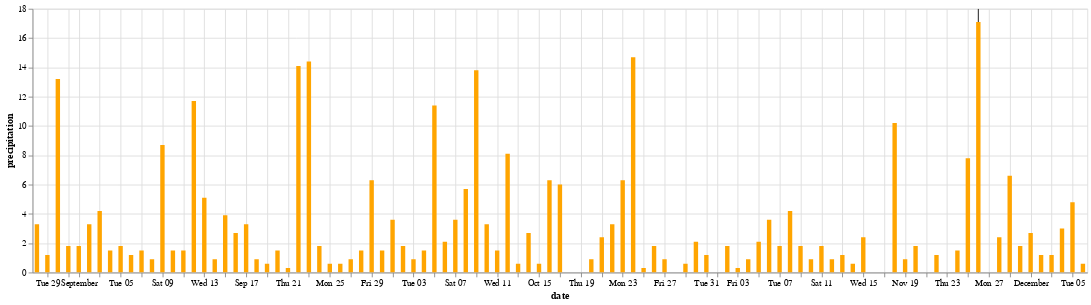

The cell this chart's notebook holds for it:
### Code cell
import datetime

timeseries_ecmwf =  alt.Chart(df_ecmwf).mark_bar(color='orange').encode(x="date", y="precipitation", tooltip=['precipitation', 'date'])

rule = alt.Chart(pd.DataFrame({
  'date': [datetime.datetime.now().strftime("%Y-%m-%d")],
  'color': ['black']
})).mark_rule().encode(x='date:T') 

chart  = rule + timeseries_ecmwf 

chart.properties(width=1200, height=300).interactive()

### Figure 1 — Vega-Lite specification as saved in the notebook (floating-point values rounded to 4 significant figures)
{"config": {"view": {"continuousWidth": 300, "continuousHeight": 300}}, "layer": [{"data": {"name": "data-82faa6128d35c1412f367b126f12a251"}, "mark": {"type": "rule"}, "encoding": {"x": {"field": "date", "type": "temporal"}}, "name": "view_1"}, {"data": {"name": "data-35e3023a01d8314542e2802aaf71c0cf"}, "mark": {"type": "bar", "color": "orange"}, "encoding": {"tooltip": [{"field": "precipitation", "type": "quantitative"}, {"field": "date", "type": "temporal"}], "x": {"field": "date", "type": "temporal"}, "y": {"field": "precipitation", "type": "quantitative"}}}], "height": 300, "params": [{"name": "param_2", "select": {"type": "interval", "encodings": ["x", "y"]}, "bind": "scales", "views": ["view_1"]}], "width": 1200, "$schema": "https://vega.github.io/schema/vega-lite/v5.15.1.json", "datasets": {"data-82faa6128d35c1412f367b126f12a251": [{"date": "2023-11-26", "color": "black"}], "data-35e3023a01d8314542e2802aaf71c0cf": [{"date": "2023-08-28T00:00:00", "precipitation": 3.3}, {"date": "2023-08-29T00:00:00", "precipitation": 1.2}, {"date": "2023-08-30T00:00:00", "precipitation": 13.2}, {"date": "2023-08-31T00:00:00", "precipitation": 1.8}, {"date": "2023-09-01T00:00:00", "precipitation": 1.8}, {"date": "2023-09-02T00:00:00", "precipitation": 3.3}, {"date": "2023-09-03T00:00:00", "precipitation": 4.2}, {"date": "2023-09-04T00:00:00", "precipitation": 1.5}, {"date": "2023-09-05T00:00:00", "precipitation": 1.8}, {"date": "2023-09-06T00:00:00", "precipitation": 1.2}, {"date": "2023-09-07T00:00:00", "precipitation": 1.5}, {"date": "2023-09-08T00:00:00", "precipitation": 0.9}, {"date": "2023-09-09T00:00:00", "precipitation": 8.7}, {"date": "2023-09-10T00:00:00", "precipitation": 1.5}, {"date": "2023-09-11T00:00:00", "precipitation": 1.5}, {"date": "2023-09-12T00:00:00", "precipitation": 11.7}, {"date": "2023-09-13T00:00:00", "precipitation": 5.1}, {"date": "2023-09-14T00:00:00", "precipitation": 0.9}, {"date": "2023-09-15T00:00:00", "precipitation": 3.9}, {"date": "2023-09-16T00:00:00", "precipitation": 2.7}, {"date": "2023-09-17T00:00:00", "precipitation": 3.3}, {"date": "2023-09-18T00:00:00", "precipitation": 0.9}, {"date": "2023-09-19T00:00:00", "precipitation": 0.6}, {"date": "2023-09-20T00:00:00", "precipitation": 1.5}, {"date": "2023-09-21T00:00:00", "precipitation": 0.3}, {"date": "2023-09-22T00:00:00", "precipitation": 14.1}, {"date": "2023-09-23T00:00:00", "precipitation": 14.4}, {"date": "2023-09-24T00:00:00", "precipitation": 1.8}, {"date": "2023-09-25T00:00:00", "precipitation": 0.6}, {"date": "2023-09-26T00:00:00", "precipitation": 0.6}, {"date": "2023-09-27T00:00:00", "precipitation": 0.9}, {"date": "2023-09-28T00:00:00", "precipitation": 1.5}, {"date": "2023-09-29T00:00:00", "precipitation": 6.3}, {"date": "2023-09-30T00:00:00", "precipitation": 1.5}, {"date": "2023-10-01T00:00:00", "precipitation": 3.6}, {"date": "2023-10-02T00:00:00", "precipitation": 1.8}, {"date": "2023-10-03T00:00:00", "precipitation": 0.9}, {"date": "2023-10-04T00:00:00", "precipitation": 1.5}, {"date": "2023-10-05T00:00:00", "precipitation": 11.4}, {"date": "2023-10-06T00:00:00", "precipitation": 2.1}, {"date": "2023-10-07T00:00:00", "precipitation": 3.6}, {"date": "2023-10-08T00:00:00", "precipitation": 5.7}, {"date": "2023-10-09T00:00:00", "precipitation": 13.8}, {"date": "2023-10-10T00:00:00", "precipitation": 3.3}, {"date": "2023-10-11T00:00:00", "precipitation": 1.5}, {"date": "2023-10-12T00:00:00", "precipitation": 8.1}, {"date": "2023-10-13T00:00:00", "precipitation": 0.6}, {"date": "2023-10-14T00:00:00", "precipitation": 2.7}, {"date": "2023-10-15T00:00:00", "precipitation": 0.6}, {"date": "2023-10-16T00:00:00", "precipitation": 6.3}, {"date": "2023-10-17T00:00:00", "precipitation": 6.0}, {"date": "2023-10-18T00:00:00", "precipitation": 0.0}, {"date": "2023-10-19T00:00:00", "precipitation": 0.0}, {"date": "2023-10-20T00:00:00", "precipitation": 0.9}, {"date": "2023-10-21T00:00:00", "precipitation": 2.4}, {"date": "2023-10-22T00:00:00", "precipitation": 3.3}, {"date": "2023-10-23T00:00:00", "precipitation": 6.3}, {"date": "2023-10-24T00:00:00", "precipitation": 14.7}, {"date": "2023-10-25T00:00:00", "precipitation": 0.3}, {"date": "2023-10-26T00:00:00", "precipitation": 1.8}, {"date": "2023-10-27T00:00:00", "precipitation": 0.9}, {"date": "2023-10-28T00:00:00", "precipitation": 0.0}, {"date": "2023-10-29T00:00:00", "precipitation": 0.6}, {"date": "2023-10-30T00:00:00", "precipitation": 2.1}, {"date": "2023-10-31T00:00:00", "precipitation": 1.2}, {"date": "2023-11-01T00:00:00", "precipitation": 0.0}, {"date": "2023-11-02T00:00:00", "precipitation": 1.8}, {"date": "2023-11-03T00:00:00", "precipitation": 0.3}, {"date": "2023-11-04T00:00:00", "precipitation": 0.9}, {"date": "2023-11-05T00:00:00", "precipitation": 2.1}, {"date": "2023-11-06T00:00:00", "precipitation": 3.6}, {"date": "2023-11-07T00:00:00", "precipitation": 1.8}, {"date": "2023-11-08T00:00:00", "precipitation": 4.2}, {"date": "2023-11-09T00:00:00", "precipitation": 1.8}, {"date": "2023-11-10T00:00:00", "precipitation": 0.9}, {"date": "2023-11-11T00:00:00", "precipitation": 1.8}, {"date": "2023-11-12T00:00:00", "precipitation": 0.9}, {"date": "2023-11-13T00:00:00", "precipitation": 1.2}, {"date": "2023-11-14T00:00:00", "precipitation": 0.6}, {"date": "2023-11-15T00:00:00", "precipitation": 2.4}, {"date": "2023-11-16T00:00:00", "precipitation": 0.0}, {"date": "2023-11-17T00:00:00", "precipitation": 0.0}, {"date": "2023-11-18T00:00:00", "precipitation": 10.2}, {"date": "2023-11-19T00:00:00", "precipitation": 0.9}, {"date": "2023-11-20T00:00:00", "precipitation": 1.8}, {"date": "2023-11-21T00:00:00", "precipitation": 0.0}, {"date": "2023-11-22T00:00:00", "precipitation": 1.2}, {"date": "2023-11-23T00:00:00", "precipitation": 0.0}, {"date": "2023-11-24T00:00:00", "precipitation": 1.5}, {"date": "2023-11-25T00:00:00", "precipitation": 7.8}, {"date": "2023-11-26T00:00:00", "precipitation": 17.1}, {"date": "2023-11-27T00:00:00", "precipitation": 0.0}, {"date": "2023-11-28T00:00:00", "precipitation": 2.4}, {"date": "2023-11-29T00:00:00", "precipitation": 6.6}, {"date": "2023-11-30T00:00:00", "precipitation": 1.8}, {"date": "2023-12-01T00:00:00", "precipitation": 2.7}, {"date": "2023-12-02T00:00:00", "precipitation": 1.2}, {"date": "2023-12-03T00:00:00", "precipitation": 1.2}, {"date": "2023-12-04T00:00:00", "precipitation": 3.0}, {"date": "2023-12-05T00:00:00", "precipitation": 4.8}, {"date": "2023-12-06T00:00:00", "precipitation": 0.6}]}}
